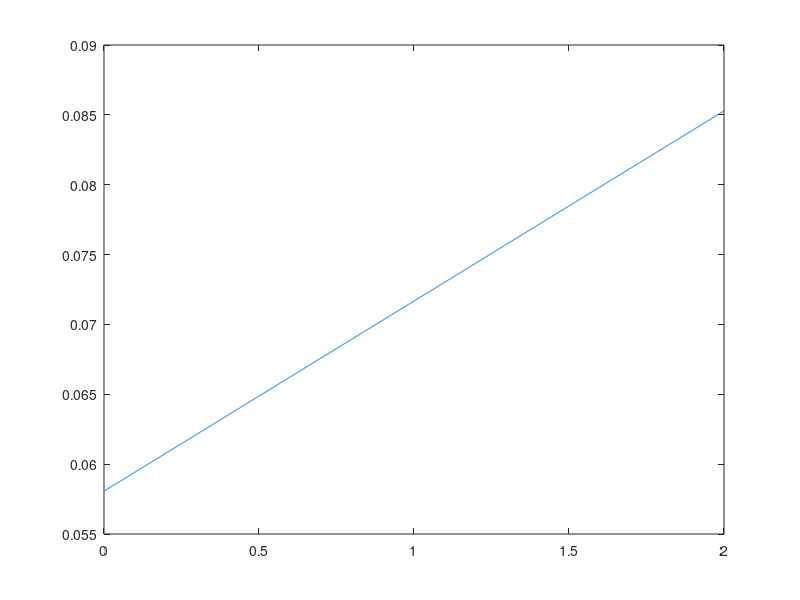

Write the MATLAB code that produced this figure.
close all; clc
%%

load('err_omega.mat')
%%
e = [e1, e2, e3, e4];
w = [w1, w2, w3, w4];

%%
scatter(w,e)
xlabel('Angular velocity \omega [rad/s]')
ylabel('Error [V]')
title('Dynamic friction derivation')
grid on

%%

p = polyfit(w,e,1)

w_val = 0:0.001:2;
e_val = polyval(p, w_val);

plot(w_val, e_val)
